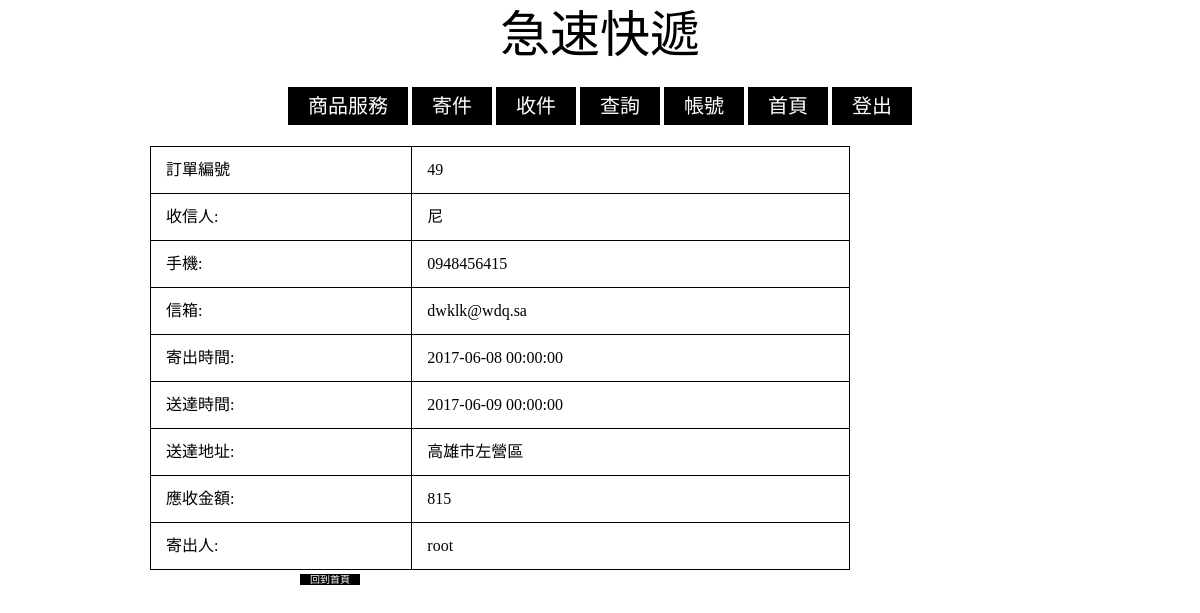
The page /bill.php?inv_id=49 (signed in) on the database its author committed.
### tables this page shows
CREATE TABLE `invoice` (
  `inv_id` int(11) NOT NULL,
  `receiver_name` varchar(15) NOT NULL,
  `receiver_phone` varchar(10) NOT NULL,
  `receiver_email` varchar(35) NOT NULL,
  `arrive_time` datetime NOT NULL,
  `arrive_address` varchar(35) NOT NULL,
  `send_time` datetime NOT NULL,
  `total_price` float DEFAULT NULL,
  `if_success` int(1) DEFAULT NULL,
  `mem_id` int(11) NOT NULL
);

CREATE TABLE `member` (
  `mem_id` int(11) NOT NULL,
  `mem_name` varchar(15) NOT NULL,
  `mem_phone` varchar(10) NOT NULL,
  `mem_address` varchar(35) NOT NULL,
  `mem_email` varchar(35) NOT NULL,
  `mem_account_num` varchar(15) NOT NULL,
  `mem_password` varchar(35) NOT NULL,
  `manager_right` int(11) NOT NULL,
  `mem_birth` datetime NOT NULL,
  `mem_career` varchar(8) NOT NULL,
  `mem_gender` varchar(4) NOT NULL
);

### bill.php (the view, shortened to what this page needs)
<!DOCTYPE html>
<html>
<head>
    <link rel="stylesheet" href="normal.css">
</head>
    <body>
    <h1>急速快遞</h1> <br/>
<?php
include("config.php");
if (empty($_SESSION["loginsession"])) { ?>
	<div class = "menu">
            <a href="Service.php">商品服務</a>
            <a href="send.php">寄件</a>
            <a href="recive.php">收件</a>
            <a href="search.php">查詢</a>
            <a href="account.php">帳號</a>
            <a href="index.php">首頁</a>
    </div>
<?php
	echo "<br/><br/><h2>請先登入會員!!!</h2>";
	header("refresh:3;url = login.php");
} else {?>
		<div class = "menu">
            <a href="Service.php">商品服務</a>
            <a href="send.php">寄件</a>
            <a href="recive.php">收件</a>
            <a href="search.php">查詢</a>
            <a href="account.php">帳號</a>
            <a href="index.php">首頁</a>
            <a href="logout.php">登出</a>
        </div>
    <body>
    <div class = "table">
    <?php mysqli_query($link,"SET NAMES 'UTF8'"); ?>
    <?php $inv_id=$_GET["inv_id"]; ?>
    <?php $sql="SELECT * FROM invoice WHERE inv_id='$inv_id'" ?>
    <?php $result=mysqli_query($link,$sql); ?>
    <?php while ($row=mysqli_fetch_assoc($result)) { ?>
    <?php $rname = $row["receiver_name"]; ?>
    <?php $rphone = $row["receiver_phone"]; ?>
    <?php $remail = $row["receiver_email"]; ?>
    <?php $arrive_time = $row["arrive_time"]; ?>
    <?php $arrive_address = $row["arrive_address"]; ?>
    <?php $send_time = $row["send_time"]; ?>
    <?php $total_price = $row["total_price"]; ?>
    <?php } ?>
    <?php $sql2 = "SELECT * FROM member, invoice WHERE invoice.mem_id=member.mem_id AND invoice.inv_id='$inv_id'"; ?>
    <?php $result2 = mysqli_query($link, $sql2); ?>
    <?php while ($row = mysqli_fetch_assoc($result2)) { ?>
    <?php $mem_name = $row["mem_name"]; ?>
    <?php } ?>
    <table border = 1>
        <tr><td>訂單編號</td><td><?php echo $inv_id ?></td></tr>
        <tr><td>收信人:</td><td><?php echo $rname; ?></td></tr>
        <tr><td>手機:</td><td><?php echo $rphone ?></td></tr>
        <tr><td>信箱:</td><td><?php echo $remail ?></td></tr>
        <tr><td>寄出時間:</td><td><?php echo $send_time ?></td></tr>
        <tr><td>送達時間:</td><td><?php echo $arrive_time ?></td></tr>
        <tr><td>送達地址:</td><td><?php echo $arrive_address ?></td></tr>
        <tr><td>應收金額:</td><td><?php echo $total_price ?></td></tr>
        <tr><td>寄出人:</td><td><?php echo $mem_name; }?></td></tr>
    </table>
    <a href = "index.php">回到首頁</a>
    </div>
    </body>
</html>

### normal.css (style rules this page uses)
html, body, div, span, applet, object, iframe, h1, h2, h3, h4, h5, h6, p, blockquote, pre, a, abbr, acronym, address, big, cite, code, del, dfn, em, img, ins, kbd, q, s, samp, small, strike, strong, sub, sup, tt, var, b, u, i, center, dl, dt, dd, ol, ul, li, fieldset, form, label, legend, table, caption, tbody, tfoot, thead, tr, th, td, article, aside, canvas, details, embed, figure, figcaption, footer, header, hgroup, menu, nav, output, ruby, section, summary, time, mark, audio, video { margin: 0; padding: 0; border: 0; font-size: 100%; font: inherit; vertical-align: baseline; }
body { line-height: 1; }
table { border-collapse: collapse; border-spacing: 0; }
body { width: 700px; margin: 0 auto; }
h1 { text-align: center; font-size: 50px; font-family: 微軟正黑體; margin: 10px 10px 20px 10px; }
.table a { text-decoration: none; background-color: black; color: white; font-size: 10px; font-family: 微軟正黑體; margin: 0px 50px 0px 50px; padding: 0px 10px 0px 10px }
.table table { border-collapse: collapse; width: 100%; margin: 30px 0px 0px -100px; }
.menu { text-align: center; }
.menu a { text-decoration: none; background-color: black; color: white; font-size: 20px; font-family: 微軟正黑體; margin: 10px 0px 10px 0px; padding: 8px 20px 8px 20px; }
a { text-decoration: none; background-color: white; color: black; font-size: 15px; font-family: 微軟正黑體; margin: 10px 0px 10px 0px; padding: 8px 20px 8px 20px; }
table, th, td { border: 1px solid black; }
table { border-collapse: collapse; width: 100%; margin: 0px 0px 0px -50px; }
th, td { padding: 15px; }

### rows shown on the page
invoice: receiver_name "尼", receiver_phone "0948456415", receiver_email "dwklk@wdq.sa", send_time "2017-06-08 00:00:00", arrive_time "2017-06-09 00:00:00", arrive_address "高雄市左營區", total_price "815"
member: mem_name "root"

### other values the page prints
$inv_id "49"
